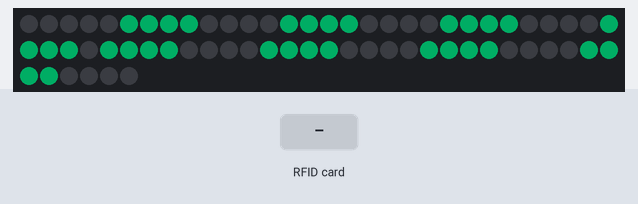
Bench run of a sketch on a simulated Arduino Uno, built with avr-gcc and run on an emulated ATmega328P. On the bench: 66 RGB LEDs in strip order, left to right, continuing on the next row. The inputs (shaded band) are chosen by the test bench. Dim RGB values are drawn brighter than linear.

Above: at 0.38 s.
1.3 s: RFID card 8B 30 82 61 held to the reader
At 1.46 s:
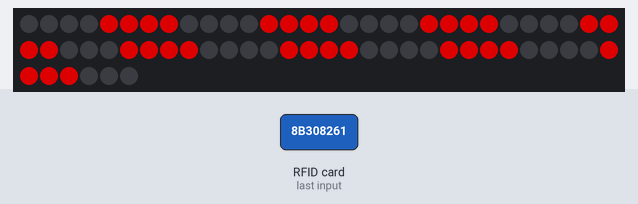
At 1.82 s:
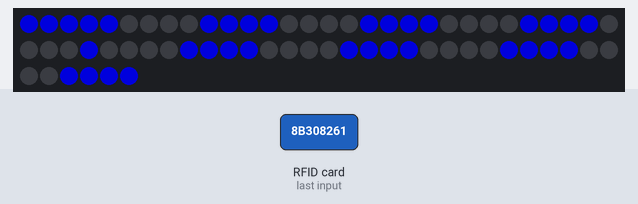
3.2 s: RFID card 4E 66 42 F2 75 80 held to the reader
At 3.27 s:
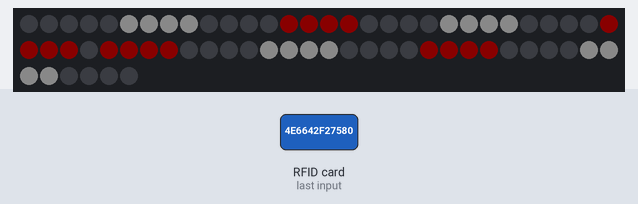

Measured:
- after the input at 1.3 s, the LEDs: change after 0.10 s (image 1)
- after the input at 3.2 s, the LEDs: change at once (image 3)

The sketch:

NFC_switch_mode.ino
```cpp
#include <Adafruit_NeoPixel.h>
#include <SPI.h>
#include <MFRC522.h>

#define PIN 2	 // input pin Neopixel is attached to

#define NUMPIXELS 66 // number of neopixels in strip
#define WHEEL_CENTER (NUMPIXELS / 2) // integer division automatically rounds down
#define SS_PIN 10
#define RST_PIN 9

MFRC522 rfid(SS_PIN, RST_PIN);

Adafruit_NeoPixel pixels = Adafruit_NeoPixel(NUMPIXELS, PIN);

uint8_t  mode   = 1, // Current animation effect
         offset = 0; // Position of spinny eyes
// uint32_t color  = 0x00ff96; // Start red
uint32_t GREEN_FLOW = pixels.Color(0, 255, 150);
uint32_t TSCHUGGER_ROT  = pixels.Color(255, 0, 0);
uint32_t color = TSCHUGGER_ROT;   // start with red
uint32_t TSCHUGGER_BLAU = pixels.Color(0, 0, 255);
uint32_t SWISS_WHITE = pixels.Color(255, 255, 255);
uint32_t prevTime;

// PRIDE colors
uint32_t PRIDE_RED     = pixels.Color(255, 0, 0);
uint32_t PRIDE_ORANGE  = pixels.Color(255, 127, 0);
uint32_t PRIDE_YELLOW  = pixels.Color(255, 255, 0);
uint32_t PRIDE_GREEN   = pixels.Color(0, 255, 0);
uint32_t PRIDE_BLUE    = pixels.Color(0, 0, 255);
uint32_t PRIDE_PURPLE  = pixels.Color(148, 0, 211);

uint32_t prideColors[] = {
  pixels.Color(255, 0, 0),      // Red
  pixels.Color(255, 127, 0),    // Orange
  pixels.Color(255, 255, 0),    // Yellow
  pixels.Color(0, 255, 0),      // Green
  pixels.Color(0, 0, 255),      // Blue
  pixels.Color(148, 0, 211)     // Purple
};

uint8_t prideIndex = 0;


void setup() {
  pixels.begin();
//   pixels.setBrightness(20); // 1/3 brightness
  prevTime = millis();
  SPI.begin();
  rfid.PCD_Init();
}

void loop() {
  uint8_t  i;
  uint32_t t;

  // --- READ RFID TAGS HERE ---
  if (rfid.PICC_IsNewCardPresent() && rfid.PICC_ReadCardSerial()) {
      String tag = "";
      for (byte i = 0; i < rfid.uid.size; i++) {
          tag += String(rfid.uid.uidByte[i], HEX);
      }
// write the letters of the UID all in lowercase!
      if (tag == "c678167e") mode = 1; // Green flow for blue tag
      if (tag == "8b308261") mode = 2; // Tschugger - white card
      if (tag == "4e6642f27580") mode = 3; // Swiss Cross - by Lonza
      // NFC Stickers
      if (tag == "1df9c699211080") mode = 1; // Green flow
      if (tag == "1d61d299211080") mode = 2; // Tschugger
      if (tag == "1da1d299211080") mode = 4; // Rainbow
      if (tag == "1d7cb399211080") mode = 5; // OFF
  }

  switch(mode) {

// ---------------------------------------------------------
// CASE 1 — GREEN FLOW (uses green color only)
// ---------------------------------------------------------
   case 1: // Green Flow
    for(i = 0; i < NUMPIXELS; i++) {
        uint32_t c = 0;

        // Correct 4‑on / 4‑off pattern
        if(((offset + i) & 7) < 4) c = GREEN_FLOW;

        // Forward half
        pixels.setPixelColor(i, c);

        // Backward half (mirrored)
        pixels.setPixelColor(NUMPIXELS - i, c);
    }
    pixels.setBrightness(50);   // adjust freely
    pixels.show();
    offset--;   // backward movement
    delay(90); //lower delay number == faster; higher delay number == slower
    break;

// ---------------------------------------------------------
// CASE 2 — TSCHUGGER FLOW (now uses SAME alternating color)
// ---------------------------------------------------------
case 2:  // Tschugger flow
    for(i = 0; i < NUMPIXELS; i++) {

        uint8_t phase = (offset + i) & 15;   // 16‑pixel cycle
        uint32_t c = 0;

if (phase < 4) c = color;
else if (phase < 8) c = 0;
else if (phase < 12) c = color;
else c = 0;

        // if (phase < 4) c = TSCHUGGER_BLAU;        // BLUE
        // else if (phase < 8) c = 0;                // OFF
        // else if (phase < 12) c = TSCHUGGER_ROT;   // RED
        // else c = 0;                               // OFF

        pixels.setPixelColor(i, c);
        pixels.setPixelColor(NUMPIXELS - i, c);
    }
    pixels.setBrightness(150);   // adjust freely
    pixels.show();
    offset--;
    delay(90);
    break;

// ---------------------------------------------------------
// CASE 3 — SWISS CROSS (white + red)
// ---------------------------------------------------------
case 3:  // Tschugger flow
    for(i = 0; i < NUMPIXELS; i++) {

        uint8_t phase = (offset + i) & 15;   // 16‑pixel cycle
        uint32_t c = 0;

        if (phase < 4) c = SWISS_WHITE;        // BLUE
        else if (phase < 8) c = 0;                // OFF
        else if (phase < 12) c = TSCHUGGER_ROT;   // RED
        else c = 0;                               // OFF

        pixels.setPixelColor(i, c);
        pixels.setPixelColor(NUMPIXELS - i, c);
    }
    pixels.setBrightness(10);   // adjust freely
    pixels.show();
    offset--;
    delay(90);
    break;

// ---------------------------------------------------------
// CASE 4 — Rainbow colors
// ---------------------------------------------------------
// ---------------------------------------------------------
// CASE 4 — PRIDE RAINBOW FLOW
// ---------------------------------------------------------
case 4:
{
    static uint32_t prideTimer = 0;   // independent timer for rainbow cycling
    uint32_t now = millis();

    // Change color every 400 ms (adjust if needed)
    if (now - prideTimer > 200) {
        prideIndex++;
        if (prideIndex >= 6) prideIndex = 0;
        prideTimer = now;
    }

    uint32_t prideColor = prideColors[prideIndex];

    for (i = 0; i < NUMPIXELS; i++) {
        uint32_t c = 0;

        // 4‑on / 4‑off pattern
        if (((offset + i) & 7) < 4)
            c = prideColor;

        // Forward half
        pixels.setPixelColor(i, c);

        // Backward half (mirrored)
        pixels.setPixelColor(NUMPIXELS - i, c);
    }

    pixels.setBrightness(80);   // adjust freely
    pixels.show();
    offset--;                   // movement
    delay(90);
}
break;

// ---------------------------------------------------------
// CASE 5 — OFF
// ---------------------------------------------------------
    case 5:  // OFF mode
    pixels.clear();
    pixels.show();
    break;
  }


t = millis();

// ---------------------------------------------------------
// CASE 1 — no color switching (GREEN stays constant)
// ---------------------------------------------------------
if (mode == 1) {
    // Nothing here — case 1 does not alternate colors
}

// ---------------------------------------------------------
// CASE 2 — alternate RED ↔ BLUE every X ms
// ---------------------------------------------------------
static uint32_t prevTimeCase2 = 0;   // independent timer for case 2

if (mode == 2) {
    if ((t - prevTimeCase2) > 500) {   // <<< adjust this value

        if (color == TSCHUGGER_ROT)
            color = TSCHUGGER_BLAU;
        else
            color = TSCHUGGER_ROT;

        prevTimeCase2 = t;
    }
}

// ---------------------------------------------------------
// CASE 3 — alternate RED ↔ BLUE every Y ms
// ---------------------------------------------------------
static uint32_t prevTimeCase3 = 0;   // independent timer for case 3

if (mode == 3) {
    if ((t - prevTimeCase3) > 1000) {   // <<< adjust this value


        prevTimeCase3 = t;
    }
}
}
```
